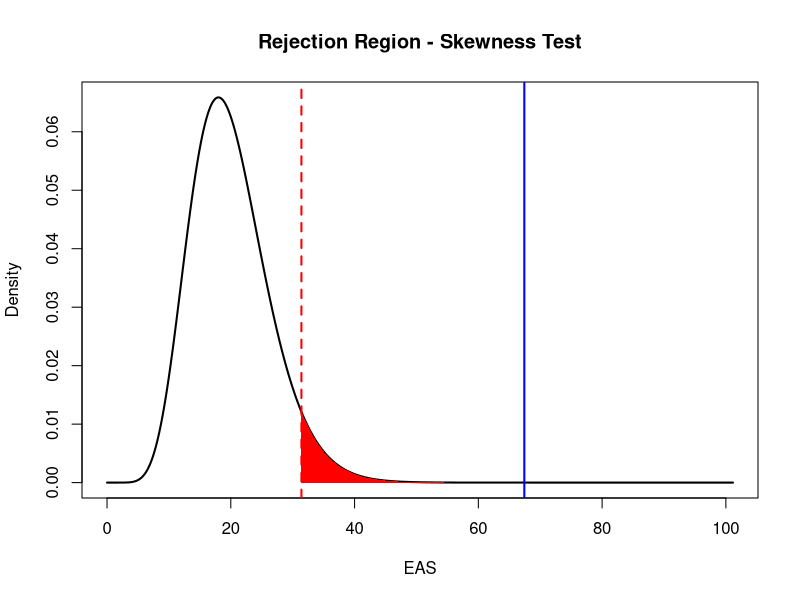

Here is the R script that generated this plot:
## ---- chunk 1
data(iris)

tail(iris)
dim(iris)
names(iris) 
## ---- chunk 2
    X <- as.matrix(iris[,1:4])
    n <- 150
    p <- 4 
    I <- diag(n)
    Jn <- matrix(1, nrow = n, ncol = n) 
    Xc <- (I - 1/n*Jn)%*%X
    XcT <- t(Xc)
    S <- 1/n * (XcT%*%Xc)
    # This is the easiest way. However we do it, as before because is better to understand.
    SAuto <- cov(X)
## ---- chunk 3
    SInvert = solve(S)
    M = Xc%*%SInvert%*%XcT
## ---- chunk 4
    b1p <- 0

    for (i in 1:nrow(M)) {
        for (j in 1:ncol(M)) {
            
            element <- (1/(n^2)) * (M[i, j])^3
            
            b1p <- b1p + element
            
        }
    }
## ---- chunk 5
    EAS<-(n/6)*b1p
    df<-(1/6)*(p*(p+1)*(p+2))
    pValueSkewness <- pchisq(EAS, df = df, lower.tail = FALSE)
    alpha<-0.05
## ---- chunk 6
    crit <- qchisq(1 - alpha, df)

    x <- seq(0, max(EAS, crit)*1.5, length=1000)
    y <- dchisq(x, df)

    plot(x, y, type="l", lwd=2, main="Rejection Region - Skewness Test", xlab="EAS", ylab="Density")

    x_rej <- seq(crit, max(x), length=500)
    y_rej <- dchisq(x_rej, df)

    polygon(c(crit, x_rej, max(x)), c(0, y_rej, 0), col="red", border=NA)

    abline(v=crit, col="red", lwd=2, lty=2)
    abline(v=EAS, col="blue", lwd=2)
## ---- chunk 7
    b2p <- (1/n) * sum(diag(M)^2)
## ---- chunk 8
    z <- (b2p - p*(p+2)) / sqrt((8*p*(p+2))/n)
## ---- chunk 9
    pValueKurtosis <-pchisq(z^2, df = 1, lower.tail = FALSE)
    alpha <-0.05
